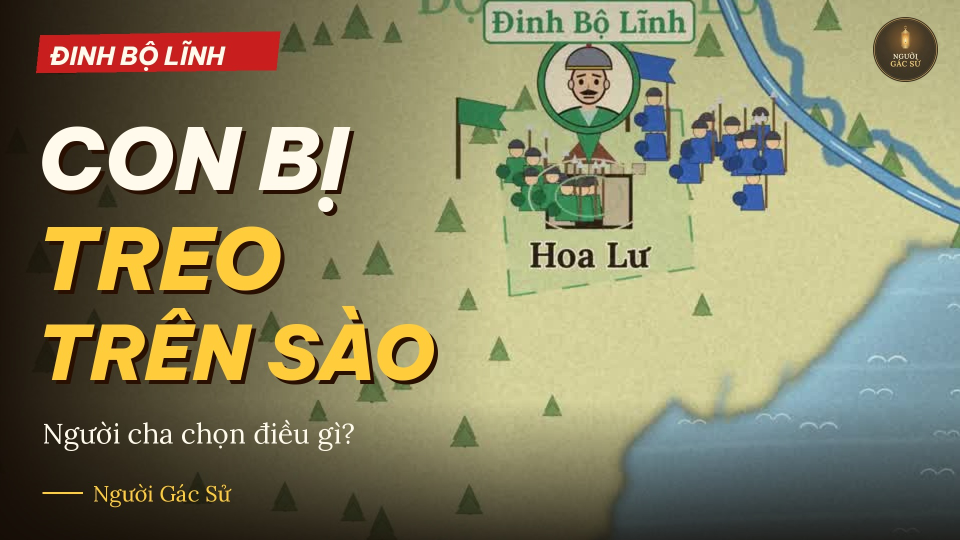
#> input picture assets/bia/DBL1/DBL1_dai_thumbnail.jpg, 1920 x 1080 px, given in place of nguoi-gac-su-cu.png, which was not available (shown at 1/2 size)
$ python tao_bia.py
#> lines starting #> are read from the running program, lines starting #| are printed output that depends on the picture; pictures that were not available may be replaced by others from this repository, and a replacement may not be noted
# Tạo ảnh bìa Lý Công Uẩn (có logo kênh, logo cũ). Dùng: python assets/bia/LY1/tao_bia.py
# Nền: khung sạch (không phụ đề, không logo) của cảnh phục kích cửa Quảng Phúc, lưu ở assets/bia/LY1/nen_phuc_kich.jpg
from PIL import Image, ImageDraw, ImageFont, ImageFilter
F='assets/fonts/'
BLK=F+'BeVietnamPro-BlackItalic.ttf'; EXB=F+'BeVietnamPro-ExtraBoldItalic.ttf'; LORA=F+'Lora-Variable.ttf'
WHITE=(255,250,235); YEL=(255,205,60); RED=(200,30,30)
logo=Image.open('assets/logo/nguoi-gac-su-cu.png').convert('RGBA')
NEN='assets/bia/LY1/nen_phuc_kich.jpg'          # cho bìa dọc
NEN_NGANG='assets/bia/LY1/nen_ngang.jpg'        # cho bìa ngang (hoàng tử lệch phải để chừa chỗ chữ)
def font(p,s): return ImageFont.truetype(p,s)
def fit(t,p,maxw,s):
    while font(p,s).getlength(t)>maxw: s-=2
    return font(p,s)
def shadow_text(im,xy,t,f,fill,off=6):
    d=ImageDraw.Draw(im); d.text((xy[0]+off,xy[1]+off),t,font=f,fill=(30,10,0)); d.text(xy,t,font=f,fill=fill)
def add_logo(im,size=130):
    # Giống logo video bản đồ: 130 px, độ đậm 0,8, góc trên phải, lề phải 44 px, cách mép trên 34 px
    l=logo.resize((size,size),Image.LANCZOS); l.putalpha(l.split()[3].point(lambda v:int(v*0.8)))
    im.alpha_composite(l,(im.size[0]-44-size,34))
def ngang(out):
#> called with out = 'assets/bia/LY1/LY1_ngang.jpg'
    im=Image.open(NEN_NGANG).convert('RGB').resize((1920,1080),Image.LANCZOS).convert('RGBA')
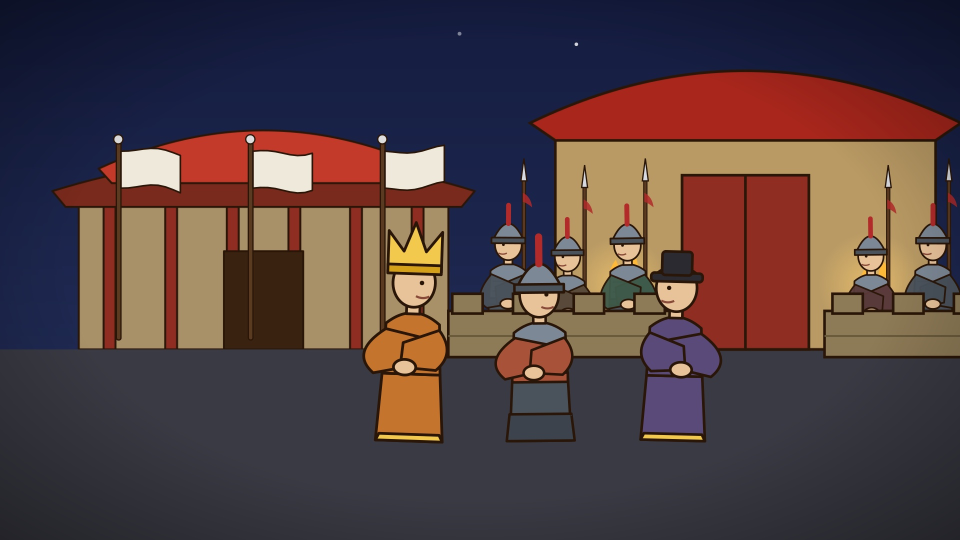
#> input picture assets/bia/LY1/nen_ngang.jpg, 1920 x 1080 px, found by its file name (shown at 1/2 size)
    g=Image.new('RGBA',im.size,(0,0,0,0)); d=ImageDraw.Draw(g)
#> after `g = Image.new('RGBA', im.size, (0, 0, 0, 0))`: g: PIL image 1920x1080 RGBA; every value is 0
    for x in range(820): d.line([(x,0),(x,1080)],fill=(12,8,20,int(245*(1-x/820)**1.0)))
    for y in range(300): d.line([(0,1080-y),(1920,1080-y)],fill=(10,6,12,int(190*(1-y/300))))
    im.alpha_composite(g)
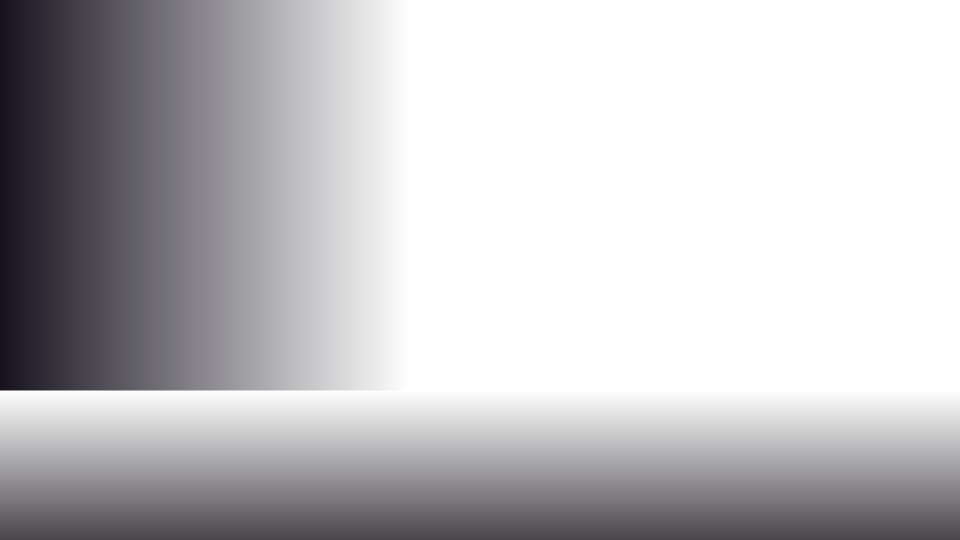
#> g: PIL image 1920x1080 RGBA (shown at 1/2 size); mean R, G, B, A 6.5, 4.1, 9.5, 63.9; transparent parts drawn white
    d=ImageDraw.Draw(im)
    d.polygon([(70,70),(600,62),(592,142),(62,150)],fill=RED)
    d.text((92,84),'THĂNG LONG · NĂM 1028',font=fit('THĂNG LONG · NĂM 1028',EXB,470,48),fill=WHITE)
    shadow_text(im,(66,200),'BA VƯƠNG GIA',fit('BA VƯƠNG GIA',BLK,680,110),WHITE)
    shadow_text(im,(66,360),'PHỤC KÍCH',fit('PHỤC KÍCH',BLK,680,150),YEL)
    shadow_text(im,(66,545),'THÁI TỬ',fit('THÁI TỬ',BLK,680,150),WHITE)
    d=ImageDraw.Draw(im)
    t2='Vì sao Lý Công Uẩn dời đô?'
    d.text((72,845),t2,font=fit(t2,LORA,640,58),fill=WHITE)
    add_logo(im)
#> in add_logo, `l.putalpha(l.split()[3].point(lambda v: int(v * 0.8)))`:
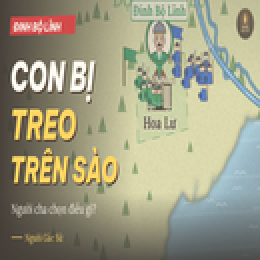
#> l: PIL image 130x130 RGBA (shown 2 times larger); mean R, G, B, A 134.2, 131.9, 100.5, 204; transparent parts drawn white
    d.line([(76,985),(156,985)],fill=YEL,width=4); d.text((176,958),'Người Gác Sử',font=font(LORA,44),fill=YEL)
    im.convert('RGB').save(out,quality=93)
def doc(out):
#> called with out = 'assets/bia/LY1/LY1_doc.jpg'
    src=Image.open(NEN).convert('RGB')
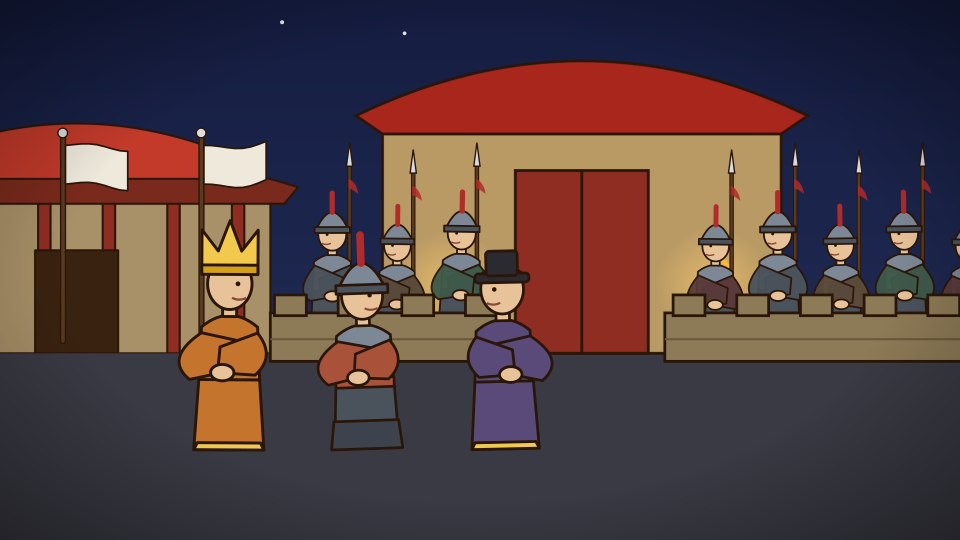
#> input picture assets/bia/LY1/nen_phuc_kich.jpg, 1920 x 1080 px, found by its file name (shown at 1/2 size)
#> src is the input picture: PIL image 1920x1080 RGB; mean R, G, B 82.6, 63.5, 64.3
    bg=src.resize((3413,1920)).crop((1050,0,2130,1920)).filter(ImageFilter.GaussianBlur(26))
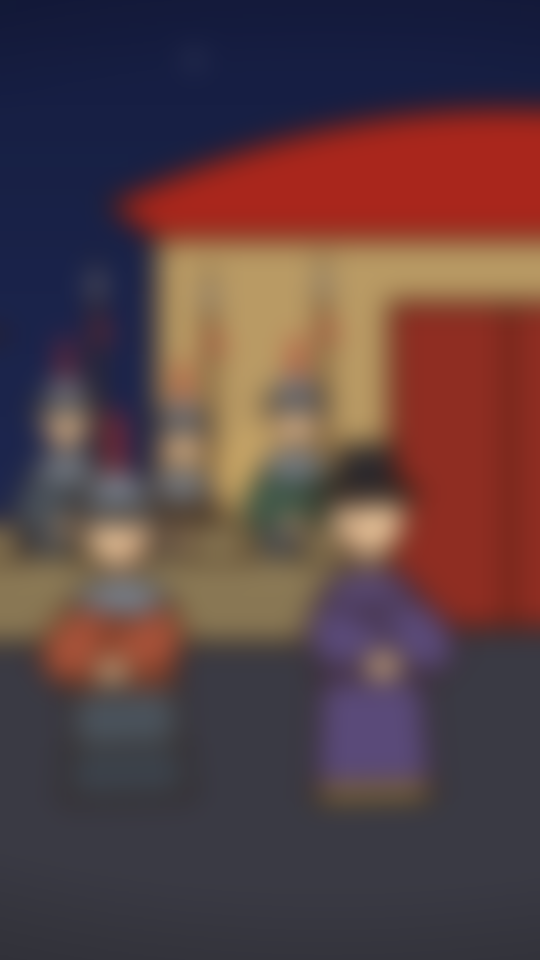
#> bg: PIL image 1080x1920 RGB (shown at 1/2 size); mean R, G, B 89.3, 64.8, 66.7
    im=bg.convert('RGBA'); im.alpha_composite(Image.new('RGBA',im.size,(12,8,20,150)))
#> after `im.alpha_composite(Image.new('RGBA', im.size, (12, 8, 20, 150)))`:
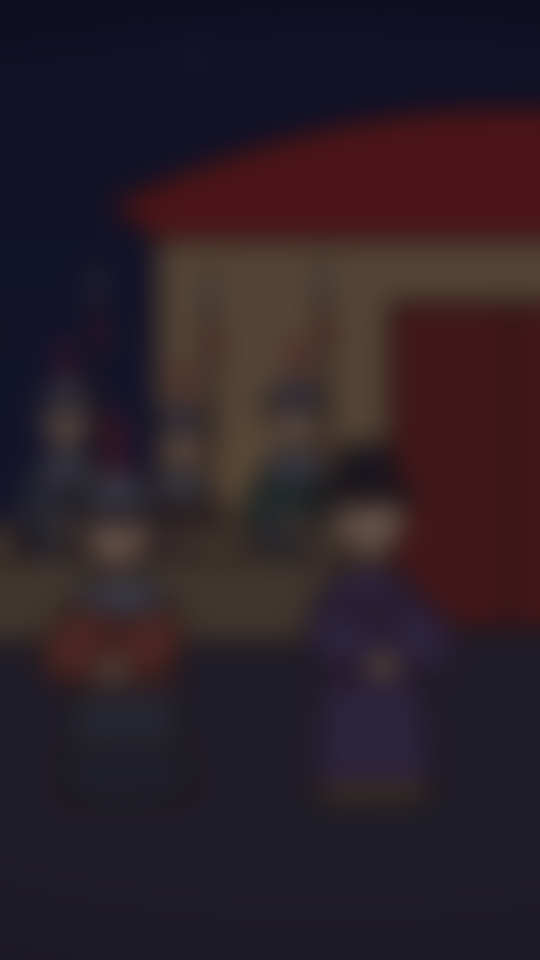
#> im: PIL image 1080x1920 RGBA (shown at 1/2 size); mean R, G, B, A 43.9, 31.4, 39.3, 255
    fg=src.resize((1080,608),Image.LANCZOS); im.alpha_composite(fg.convert('RGBA'),(0,860))
    d=ImageDraw.Draw(im)
    d.polygon([(70,170),(640,162),(632,242),(62,250)],fill=RED)
    d.text((92,182),'THĂNG LONG · NĂM 1028',font=font(EXB,48),fill=WHITE)
    shadow_text(im,(66,300),'BA VƯƠNG GIA',fit('BA VƯƠNG GIA',BLK,940,150),WHITE)
    shadow_text(im,(66,480),'PHỤC KÍCH',fit('PHỤC KÍCH',BLK,940,190),YEL)
    shadow_text(im,(66,680),'THÁI TỬ',fit('THÁI TỬ',BLK,940,160),WHITE)
    d=ImageDraw.Draw(im)
    d.text((72,1540),'Vì sao Lý Công Uẩn',font=font(LORA,66),fill=WHITE)
    d.text((72,1625),'dời đô?',font=font(LORA,66),fill=YEL)
    add_logo(im)
    d.line([(76,1800),(156,1800)],fill=YEL,width=4); d.text((176,1773),'Người Gác Sử',font=font(LORA,46),fill=YEL)
    im.convert('RGB').save(out,quality=93)
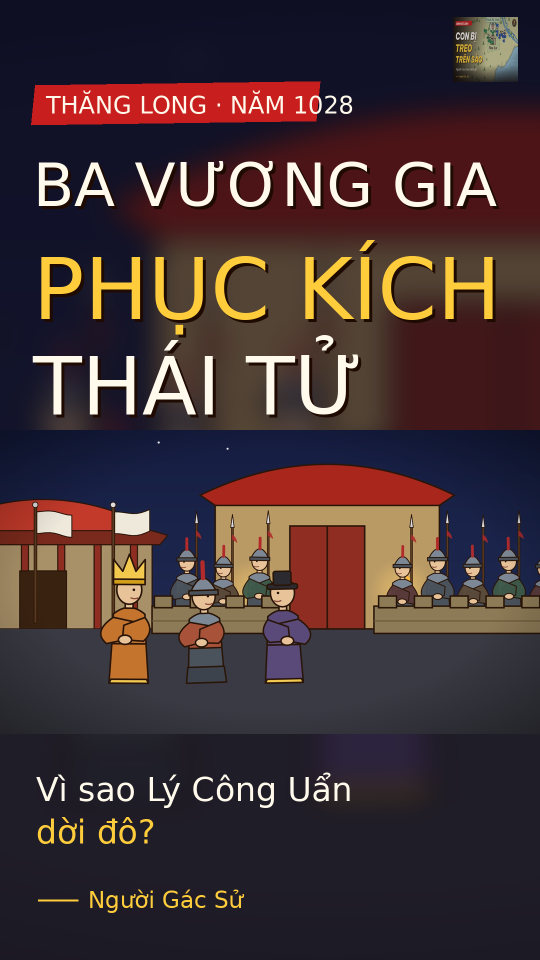
#> saved as LY1_doc.jpg: PIL image 1080x1920 RGB (shown at 1/2 size); mean R, G, B 67.9, 50.1, 52.2
if __name__=='__main__':
    o='assets/bia/LY1/'
    ngang(o+'LY1_ngang.jpg'); doc(o+'LY1_doc.jpg')
